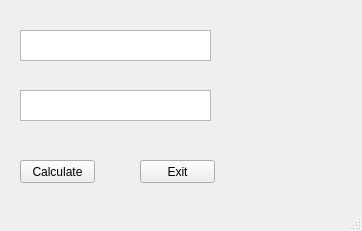
<?xml version="1.0" encoding="UTF-8"?>
<ui version="4.0">
 <class>MainWindow</class>
 <widget class="QMainWindow" name="MainWindow">
  <property name="geometry">
   <rect>
    <x>0</x>
    <y>0</y>
    <width>362</width>
    <height>231</height>
   </rect>
  </property>
  <property name="windowTitle">
   <string>MainWindow</string>
  </property>
  <widget class="QWidget" name="centralwidget">
   <widget class="QTextEdit" name="valueBox">
    <property name="geometry">
     <rect>
      <x>20</x>
      <y>30</y>
      <width>191</width>
      <height>31</height>
     </rect>
    </property>
   </widget>
   <widget class="QTextEdit" name="outputBox">
    <property name="geometry">
     <rect>
      <x>20</x>
      <y>90</y>
      <width>191</width>
      <height>31</height>
     </rect>
    </property>
   </widget>
   <widget class="QPushButton" name="caculateButtom">
    <property name="geometry">
     <rect>
      <x>20</x>
      <y>160</y>
      <width>75</width>
      <height>23</height>
     </rect>
    </property>
    <property name="text">
     <string>Calculate</string>
    </property>
   </widget>
   <widget class="QPushButton" name="exit">
    <property name="geometry">
     <rect>
      <x>140</x>
      <y>160</y>
      <width>75</width>
      <height>23</height>
     </rect>
    </property>
    <property name="text">
     <string>Exit</string>
    </property>
   </widget>
  </widget>
  <widget class="QStatusBar" name="statusbar"/>
 </widget>
 <resources/>
 <connections>
  <connection>
   <sender>exit</sender>
   <signal>clicked()</signal>
   <receiver>MainWindow</receiver>
   <slot>close()</slot>
   <hints>
    <hint type="sourcelabel">
     <x>177</x>
     <y>171</y>
    </hint>
    <hint type="destinationlabel">
     <x>180</x>
     <y>115</y>
    </hint>
   </hints>
  </connection>
 </connections>
</ui>
